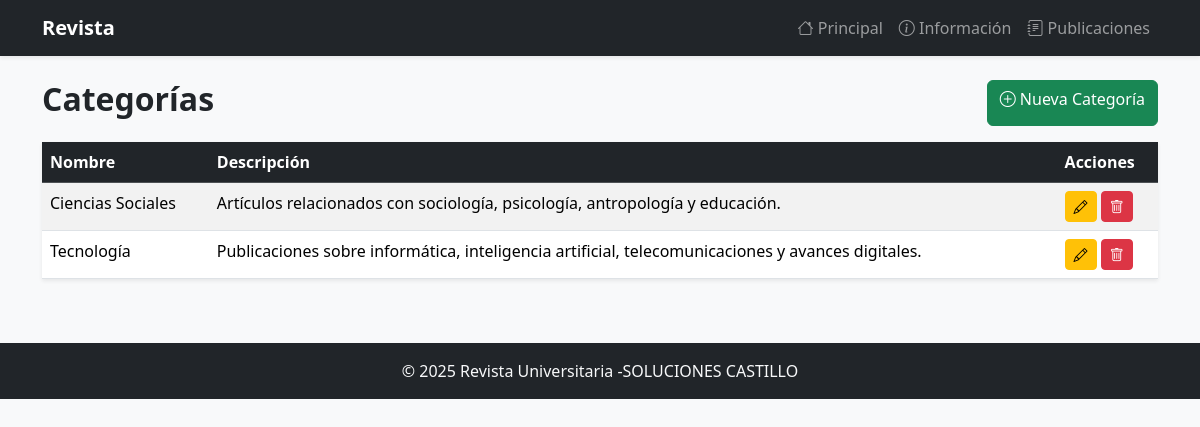
Page /principal/categorias/ on the committed database.
### Apps/principal/models.py (models this page shows, shortened)
class Categoria(models.Model):
    nombre = models.CharField(max_length=100, unique=True)
    descripcion = models.TextField(blank=True)

### Apps/principal/views.py (the view)
# urls.py: path("categorias/", views.CategoriaList.as_view(), name="categoria_list"),
class CategoriaList(ListView):
    model = Categoria
    template_name = "principal/categoria_list.html"

### Apps/principal/templates/principal/categoria_list.html (shortened to what this page needs)
{% extends "base.html" %}
{% block content %}
    <div class="d-flex justify-content-between mb-3">
        <h2 class="fw-bold">Categorías</h2>
        <a href="{% url 'principal:categoria_create' %}" class="btn btn-success">
            <i class="bi bi-plus-circle"></i> Nueva Categoría
        </a>
    </div>
    <table class="table table-striped table-hover shadow-sm">
        <thead class="table-dark">
        <tr><th>Nombre</th><th>Descripción</th><th>Acciones</th></tr>
        </thead>
        <tbody>
        {% for c in object_list %}
            <tr>
                <td>{{ c.nombre }}</td>
                <td>{{ c.descripcion|default:"-" }}</td>
                <td>
                    <a href="{% url 'principal:categoria_update' c.id %}" class="btn btn-warning btn-sm"><i class="bi bi-pencil"></i></a>
                    <a href="{% url 'principal:categoria_delete' c.id %}" class="btn btn-danger btn-sm btn-delete"><i class="bi bi-trash"></i></a>
                </td>
            </tr>
        {% empty %}
            <tr><td colspan="3" class="text-center">No hay categorías registradas</td></tr>
        {% endfor %}
        </tbody>
    </table>
{% endblock %}

### rows in the picture
Categoria: nombre "Ciencias Sociales", descripcion "Artículos relacionados con sociología, psicología, antropología y educación."
Categoria: nombre "Tecnología", descripcion "Publicaciones sobre informática, inteligencia artificial, telecomunicaciones y avances digitales."
